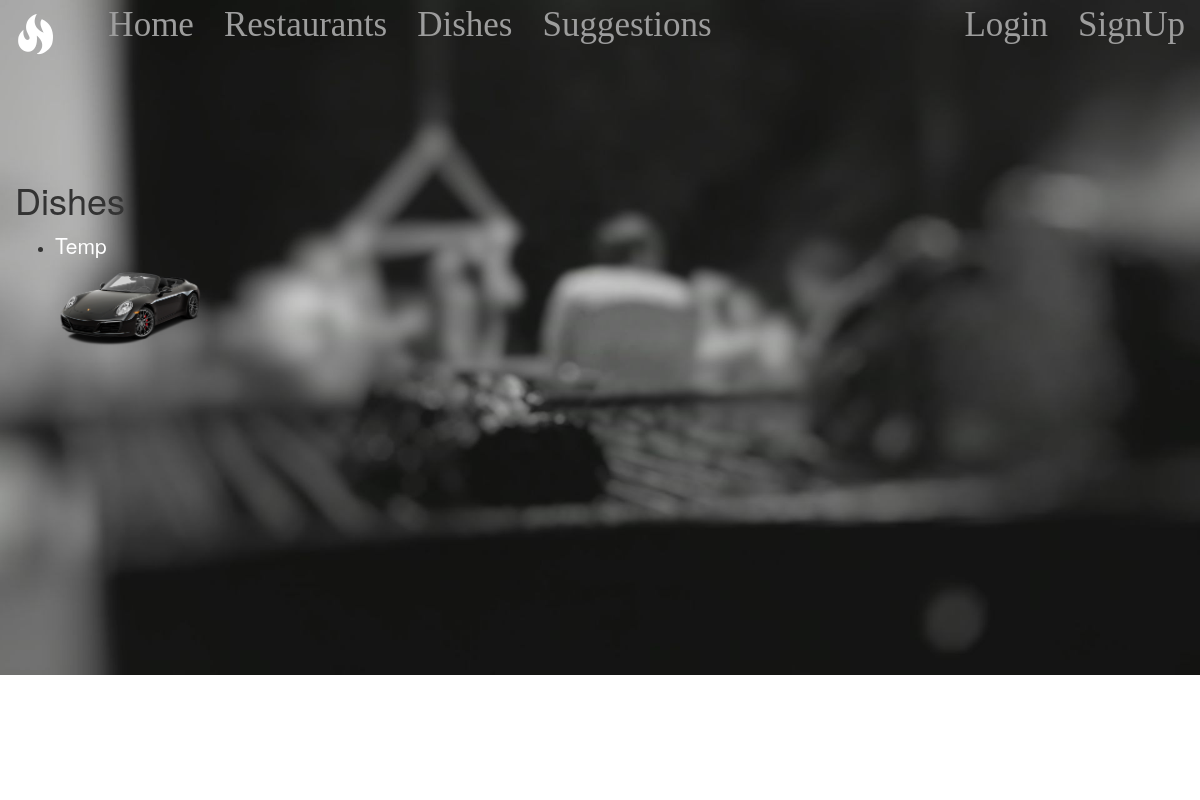
/Restaurant/1/Dishes/, run on the app's committed database.
### migApp/models.py (models this page shows)
class Dish(models.Model):
    name = models.TextField()
    description = models.TextField()
    price = models.DecimalField('Euro amount', max_digits=8, decimal_places=2)
    image = models.ImageField(upload_to="myrestaurants")
    restaurant = models.ForeignKey(Restaurant, null=True, related_name='dishes', on_delete=models.CASCADE)

### migApp/views.py (the view)
# urls.py: path('Restaurant/<int:id>/Dishes/',dishes,name='dishes'),
def dishes(request,id):
    dis = Dish.objects.filter(restaurant=id)
    context = {'dishObj':dis}
    return render(request,'dishesShow.html',context)

### migApp/templates/dishesShow.html (shortened to what this page needs)
<!DOCTYPE html>
<html lang="en" dir="ltr">
  <head>
  </head>
  <body>
    <div class="wrapper">
      <div class="image-container">
        <div style=" position: relative; top:0; z-index:-100;">
          <img src="/media/Night-BBQ_blur.jpg" width="100%">
        </div>
      </div>
      {% extends 'base.html' %}
    {% block content %}
        <div class ="container-fluid" style="padding:0;">
          <div class="col-md-5" style="position:absolute; top:20%;left:0; right:0; z-index:0;">
            <h1>Dishes</h1>
             {% for obj in dishObj %}
             <ul>
               <li><a href="{{obj.id}}/" style="color:white; font-size:150%">{{obj.name}}</a></li>
               <img src="{{obj.image.url}}" style="max-width:150px; max-height:150px;">
             </ul>
             {% endfor %}
          </div>
        </div>
       {% endblock %}

### migApp/templates/dishesShow.html (style rules this page uses)
.image-container { position: absolute; top: 0; bottom: 0; width: 100%; height: 100%; overflow: hidden; }

### data on the page
Dish: name "Temp", image (picture)
